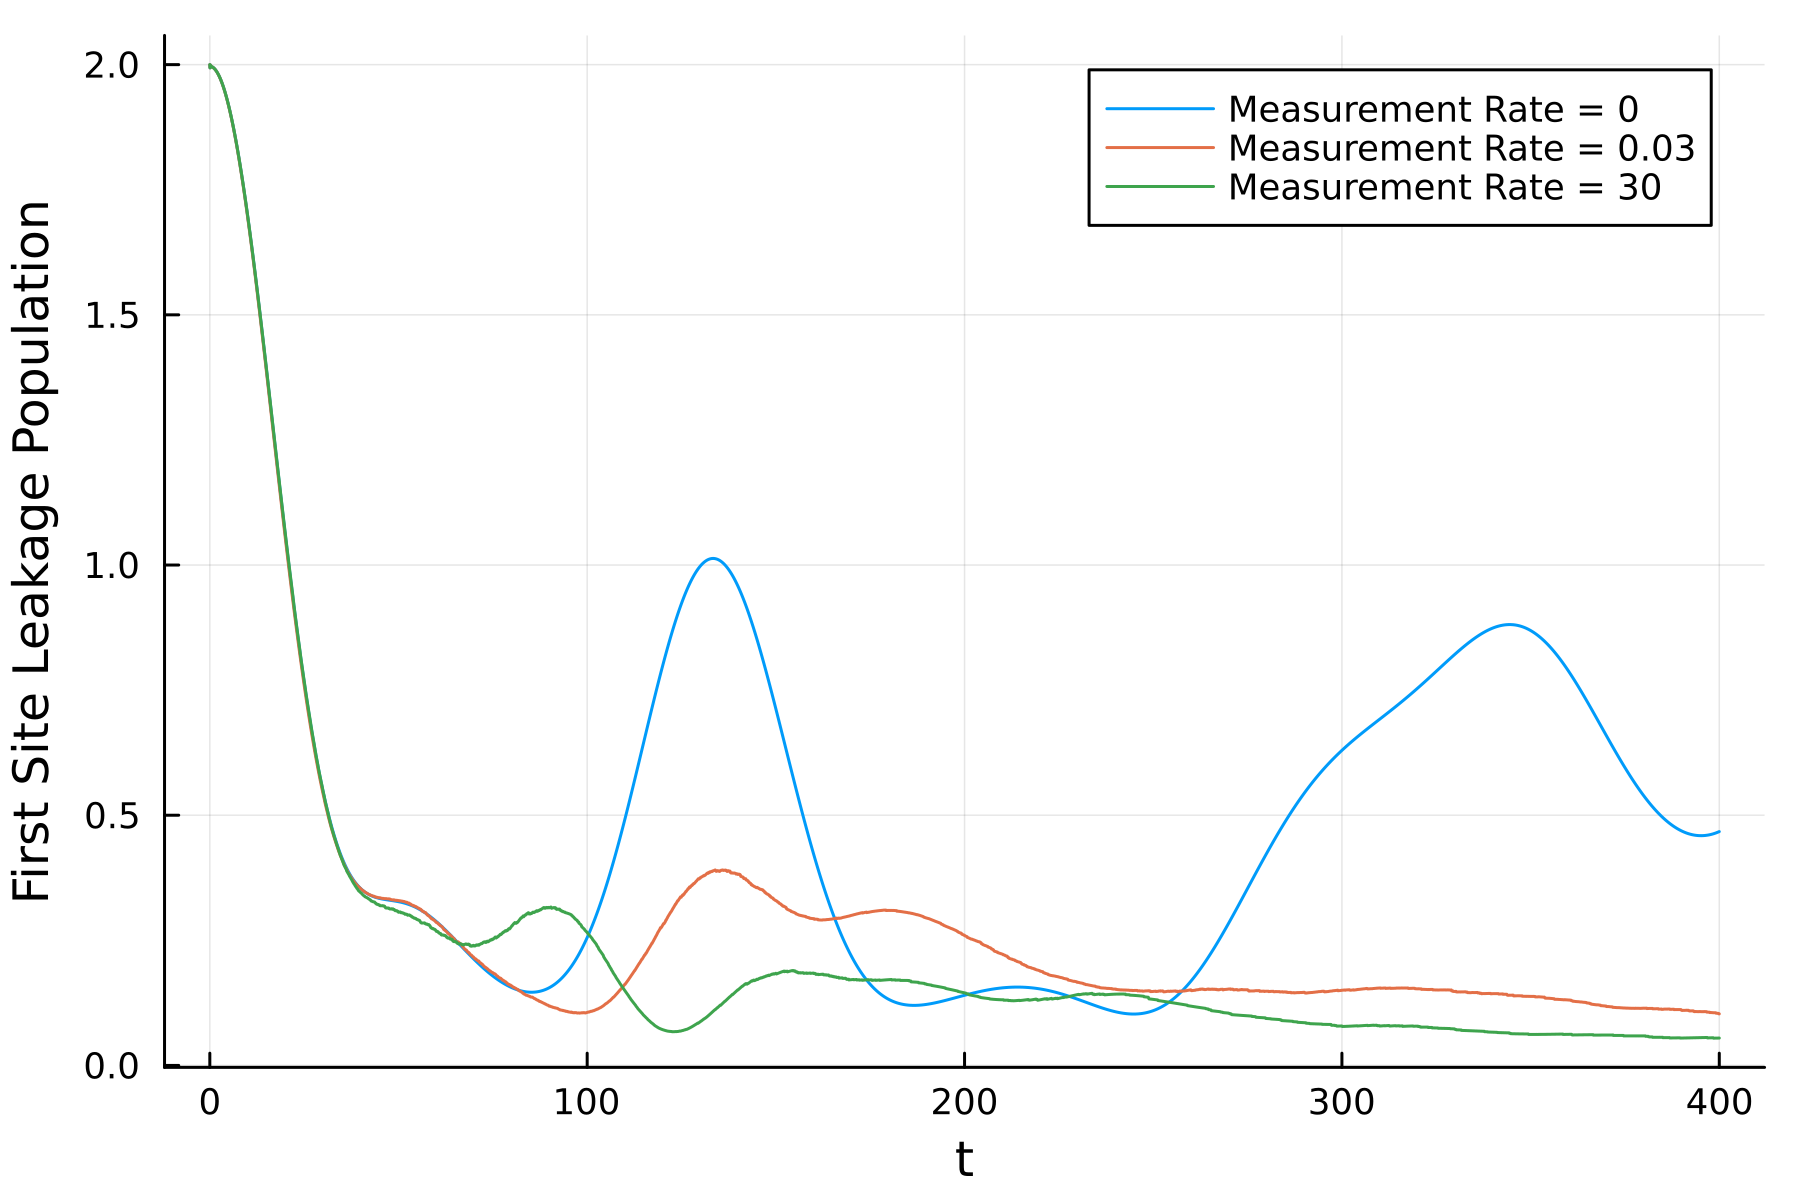

Recreate this plot in Julia.
using JLD2
using Plots

function make_plot()
    path = @__DIR__
    plotinfo = load(joinpath(dirname(path), "data.jld2"), "plotinfo")
    pl = plot(dpi = 300,
    xlabel = "t", 
    ylabel = "First Site Leakage Population", 
    # ylims = (10^-5, 1)
    )
    for line in values(plotinfo.lines)
        if line.tag != "gamma = 0.1"
            gamma = parse(Float64, line.tag[8:end])
            if gamma != 0.03
                gamma = Int(floor(gamma))
            end
            plot!(pl, line.x, line.y, label = "Measurement Rate = " * string(gamma))
        end
    end
    savefig(pl, joinpath(path, "paper_plot.png"))
    savefig(pl, joinpath(path, "paper_plot.svg"))
    return pl
end

make_plot()
